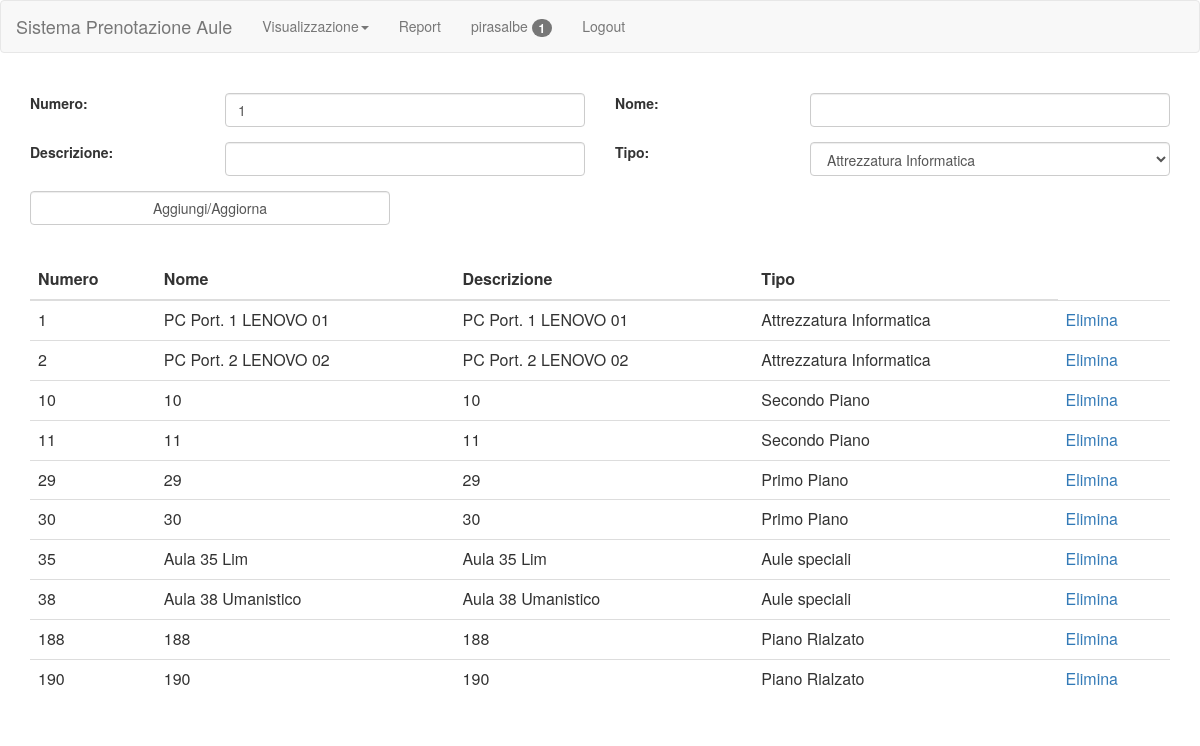
/admin/rooms.php (signed in), run on the app's committed database.
### tables this page shows
CREATE TABLE `aula` (
  `numero` int(11) NOT NULL,
  `nome` varchar(20) NOT NULL,
  `descrizione` varchar(50) DEFAULT NULL,
  `type` enum('Attrezzatura Informatica','Aule speciali','Piano Rialzato','Primo Piano','Secondo Piano') NOT NULL
);

### script/sql.php (called while the page is built, shortened)
<?php
function init()
{
    $servername = "localhost";
    $username = "root";
    $password = "";
    $dbname = "aule";
    $conn = new mysqli($servername, $username, $password, $dbname);
    return $conn;
}
function login()
{
    $sql = "SELECT username, password FROM utenti where username=? and password=? and attivo='si'";
    $conn = init();
    if ($stmt = $conn->prepare($sql)) {
        $stmt->bind_param("ss", $_SESSION['user'], $_SESSION['pass']);
        $stmt->execute();
        $stmt->bind_result($user, $pass);
        if ($stmt->fetch()) {
            $logged = 1;
        } else {
            $logged = 0;
        }
    }
}
function admin()
{
    $sql = "SELECT admin FROM utenti where username=?";
    $conn = init();
    if ($stmt = $conn->prepare($sql)) {
        $stmt->bind_param("s", $_SESSION['user']);
        $stmt->execute();
        $stmt->bind_result($admin);
    }
    if ($admin == "si") return true;
    return false;
}
function rooms()
{
    $sql = "SELECT *
			FROM aula";
    $conn = init();
    $result = null;
    if ($stmt = $conn->prepare($sql)) {
        $stmt->execute();
        $result = $stmt->get_result();
    }
    return $result;
}
?>

### admin/rooms.php (the view, shortened to what this page needs)
<?php
include("../script/recursive.php");
?>
<html>
<head>
    <?php printHeader(); ?>
</head>
<body>
<?php printNavbar(true); ?>
<br>
<div class="container">
    <form action="../script/addRoom">
        <div class="row form-group">
            <div class="col-sm-2">
                <label for="numero">Numero: </label>
            </div>
            <div class="col-sm-4">
                <input name="numero" type="number" value="1" class="form-control" min="1">
            </div>
            <div class="col-sm-2">
                <label for="name">Nome: </label>
            </div>
            <div class="col-sm-4">
                <input name="name" class="form-control" maxlength="20">
            </div>
        </div>
        <div class="row form-group">
            <div class="col-sm-2">
                <label for="descrizione">Descrizione: </label>
            </div>
            <div class="col-sm-4">
                <input name="descrizione" class="form-control" maxlength="20">
            </div>
            <div class="col-sm-2">
                <label for="type">Tipo: </label>
            </div>
            <div class="col-sm-4">
                <select name="type" class="form-control">
                    <option value="Attrezzatura Informatica">Attrezzatura Informatica</option>
                </select>
            </div>
        </div>
        <div class="row form-group">
            <div class="col-sm-4">
                <button type="submit" class="form-control">
                    Aggiungi/Aggiorna
                </button>
            </div>
        </div>
    </form>
</div>
<br>
<div class="container">
    <div class="table-responsive">
        <table class="table">
            <thead>
            <tr>
                <th>Numero</th>
                <th>Nome</th>
                <th>Descrizione</th>
                <th>Tipo</th>
            </tr>
            </thead>
            <tbody>
            <?php
            $result = rooms();
            if (isset($result) && $result != null) {
                while ($row = $result->fetch_assoc()) {
                    echo "<tr>
                            <td>" . $row["numero"] . "</td>
                            <td>" . $row['nome'] . "</td>
                            <td>" . $row["descrizione"] . "</td>
                            <td>" . $row["type"] . "</td>
                            <td><a href='../script/deleteRoom?numero=" . $row["numero"] . "'>Elimina</a></td>
                        </tr>";
                }
            }
            ?>
            </tbody>
        </table>
    </div>
</div>
</body>
</html>

### script/recursive.php (shortened to what this page needs)
<?php
include("sql.php");
login();
function printNavbar($admin)
{
    global $logged;
    if ($admin)
        $admin = "../";
    else
        $admin = "";
    $user = "Area Riservata";
    $log = "Login";
    if ($logged == 1) {
        $log = "Logout";
        $user = $_SESSION['user'];
        if(admin()){
            $cont = 0;
            $result = users();
            if (isset($result) && $result != null) {
                while ($row = $result->fetch_assoc()) {
                    if ($row["attivo"] == "no")
                        $cont++;
                }
            }
            $user = $user . " <span class='badge'>" . $cont . "</span>";
        }
    }
    echo "
			<nav class='navbar navbar-default'>
				<div class='container-fluid'>
					<div class='navbar-header'>
						<a class='navbar-brand' href='" . $admin . "index.php'>Sistema Prenotazione Aule</a>
					</div>
					<ul class='nav navbar-nav'>
						<li class='dropdown'>
							<a class='dropdown-toggle' data-toggle='dropdown' href='#'>Visualizzazione<span class='caret'></span></a>
							<ul class='dropdown-menu'>
								<li><a href='" . $admin . "index?cal=day'>Giorni</a></li>
								<li><a href='" . $admin . "index?cal=week'>Settimane</a></li>
								<li><a href='" . $admin . "index?cal=month'>Mesi</a></li>
							</ul>
						</li>
						<li><a href='" . $admin . "report'>Report</a></li>
						<li><a href='" . $admin . "private'>" . $user . "</a></li>
						<li><a href='" . $admin . "login'>" . $log . "</a></li>
					</ul>
				</div>
			</nav>";
}
function printHeader()
{
    echo "<meta charset='utf-8'>
		<meta name='viewport' content='width=device-width, initial-scale=1'>
		<link rel='stylesheet' href='https://maxcdn.bootstrapcdn.com/bootstrap/3.3.7/css/bootstrap.min.css'>
		<link rel='stylesheet' href='style/font-awesome/css/font-awesome.min.css'>
		<script src='https://ajax.googleapis.com/ajax/libs/jquery/3.2.0/jquery.min.js'></script>
		<script src='https://maxcdn.bootstrapcdn.com/bootstrap/3.3.7/js/bootstrap.min.js'></script>";
}
?>

### data on the page
aula: numero "1", nome "PC Port. 1 LENOVO 01", descrizione "PC Port. 1 LENOVO 01", type "Attrezzatura Informatica"
aula: numero "2", nome "PC Port. 2 LENOVO 02", descrizione "PC Port. 2 LENOVO 02", type "Attrezzatura Informatica"
aula: numero "10", nome "10", descrizione "10", type "Secondo Piano"
aula: numero "11", nome "11", descrizione "11", type "Secondo Piano"
aula: numero "29", nome "29", descrizione "29", type "Primo Piano"
aula: numero "30", nome "30", descrizione "30", type "Primo Piano"
aula: numero "35", nome "Aula 35 Lim", descrizione "Aula 35 Lim", type "Aule speciali"
aula: numero "38", nome "Aula 38 Umanistico", descrizione "Aula 38 Umanistico", type "Aule speciali"
aula: numero "188", nome "188", descrizione "188", type "Piano Rialzato"
aula: numero "190", nome "190", descrizione "190", type "Piano Rialzato"

### other printed values
$user "pirasalbe"
$cont "1"
$log "Logout"
